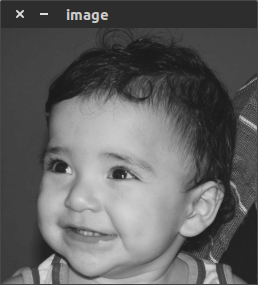
//> input picture asciidoc/images/hello.png, 258 x 285 px, given in place of the camera
$ ./lkdemo   (built with g++ and OpenCV 4)
//> lines starting //> are read from the running program, lines starting //| are printed output that depends on the picture
#include "opencv2/video/tracking.hpp"
#include "opencv2/imgproc/imgproc.hpp"
#include "opencv2/highgui/highgui.hpp"

#include <iostream>
#include <ctype.h>

using namespace cv;
using namespace std;

static void help(){
  // print a welcome message, and the OpenCV version
  cout << "\nThis is a demo of Lukas-Kanade optical flow lkdemo(),\n"
	"Using OpenCV version %s\n" << CV_VERSION << "\n"
	   << endl;

  cout << "\nHot keys: \n"
	"\tESC - quit the program\n"
	"\tr - auto-initialize tracking\n"
	"\tc - delete all the points\n"
	"\tn - switch the \"night\" mode on/off\n"
	"To add/remove a feature point click it\n" << endl;
}

Point2f point;
bool addRemovePt = false;

static void onMouse( int event, int x, int y, int /*flags*/, void* /*param*/ ){
  if( event == CV_EVENT_LBUTTONDOWN ) {
	point = Point2f((float)x,(float)y);
	addRemovePt = true;
  }
}

int main( int argc, char** argv ){
  VideoCapture cap;
  // criterio de parada para o algoritmo
  // maximo de 20 iteracoes na recursao
  // janela de busca move por menos de 0.03 unidades
  TermCriteria termcrit(CV_TERMCRIT_ITER|CV_TERMCRIT_EPS,20,0.03);
  Size winSize(31,31);

  const int MAX_COUNT = 500;
  bool needToInit = false;
  bool nightMode = false;

  if( argc == 1 || (argc == 2 && strlen(argv[1]) == 1 && isdigit(argv[1][0])))
	cap.open(argc == 2 ? argv[1][0] - '0' : 0);
  else if( argc == 2 )
	cap.open(argv[1]);

  if( !cap.isOpened() )
	{
	  cout << "Could not initialize capturing...\n";
	  return 0;
	}

  help();

  namedWindow( "LK Demo", 1 );
  setMouseCallback( "LK Demo", onMouse, 0 );

  Mat gray, prevGray, image;
  vector<Point2f> points[2];
  float dist, maxdist;
  int count=0;
  needToInit = true;


  float laplacian[]={0,-1,0,
					 -1,4,-1,
					 0,-1,0};
  Mat extended;
  int width, height;
  int originx, originy;

  width=cap.get(CV_CAP_PROP_FRAME_WIDTH);
  height=cap.get(CV_CAP_PROP_FRAME_HEIGHT);

  originx = 15;
  originy = 15;
  extended = Mat(height+2*originy, width+2*originx, CV_8UC3, Scalar(0));
  for(;;){
	Mat frame;
	  cap >> frame;
//> frame is the input picture: 285 rows x 258 cols, CV_8UC3; mean B, G, R 95.8, 95.8, 95.8
	  //	  cout << frame.size();
	  flip(frame,frame,1);
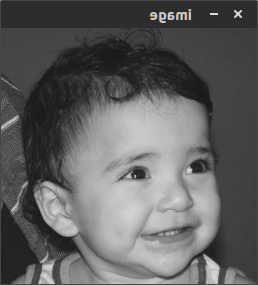
//> frame: 285 rows x 258 cols, CV_8UC3; mean B, G, R 95.8, 95.8, 95.8
	  if( frame.empty() )
		break;

	  frame.copyTo(image);
	  Mat extendedRoi(extended, cv::Rect(originx, originy, width, height));
	  image.copyTo(extendedRoi);
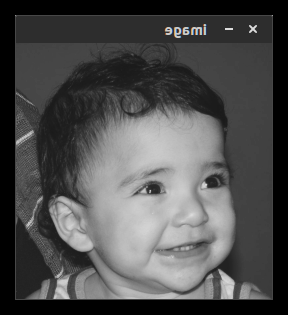
//> extended: 315 rows x 288 cols, CV_8UC3; mean B, G, R 77.6, 77.6, 77.7
	  extended.copyTo(image);
	  cvtColor(image, gray, CV_BGR2GRAY);
	  imshow("gray",gray);
	  if( nightMode )
		image = Scalar::all(0);

	  count ++;
	  if(count == 5){
		//	needToInit = true;
		count = 0;
	  }
	  if( needToInit ){
		// automatic initialization
		// imagem,,array de pontos,,quality-level (min autovalor), minima distancia entre pontos,,
		// tamanho da janela
//> (the run ends here: the program needs code that is not available in this run, at `goodFeaturesToTrack(gray,`)
